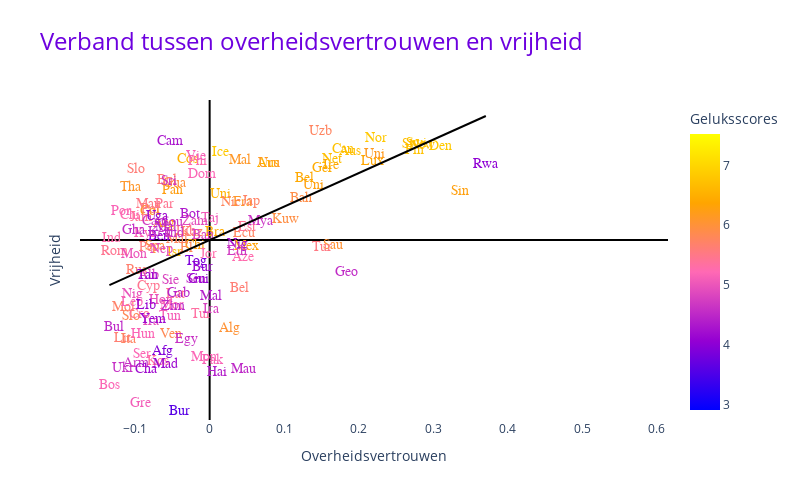

This figure's notebook cell:
### Markdown cell above
<div style="text-align:center; font-size:30px; font-family:'Comic Sans MS'; font-weight:bold; margin:50px 0;">
<span style="color:#FFB4EE">S</span><span style="color:#FF6B00">t</span><span style="color:#FFA433">e</span><span style="color:#FFD525">l</span><span style="color:#B3BD3B">l</span><span style="color:#A0CAC9">i</span><span style="color:#FFB4EE">n</span><span style="color:#FF6B00">g</span><span style="color:#FFA433">:</span>
</div>



<div style="font-family:'Comic Sans MS'; text-align:center; font-size:20px; color: black; margin:10px 0;">
"Vrijheid die een overheid kan bieden aan haar volk, heeft een positieve invloed op de gelukzaligheid van haar burgers."
</div>

<div style="text-align:center; font-size:30px; font-family:'Comic Sans MS'; font-weight:bold; margin:50px 0;">
<span style="color:#FFB4EE">i</span><span style="color:#FF6B00">n</span><span style="color:#FFA433">t</span><span style="color:#FFD525">r</span><span style="color:#B3BD3B">o</span><span style="color:#A0CAC9">d</span><span style="color:#FFB4EE">u</span><span style="color:#FF6B00">c</span><span style="color:#FFA433">t</span><span style="color:#FFD525">i</span><span style="color:#B3BD3B">e</span>
</div>

<div style="font-family:'Comic Sans MS'; text-align:center; font-size:15px; color: black; margin:10px 0;">
We onderzoeken de impact van vrijheid die door de overheid aan haar bevolking wordt gegeven en de relatie met de gelukzaligheid van de bevolking. We zullen drie belangrijke argumenten belichten die aantonen waarom vrijheid een positieve invloed kan hebben op het geluk van mensen. Ten eerste zien we dat in vrije landen vaak een groter vertrouwen in de overheid heerst, wat op zijn beurt bijdraagt aan het gevoel van geluk. Daarnaast gaat vrijheid vaak gepaard met een hoger welvaartsniveau, waardoor mensen in staat zijn hun behoeften te vervullen en een betere levensstandaard te bereiken. Tot slot stellen vrije landen mensen vaak in staat om minder beperkingen te ervaren bij het zien van hun familie, wat een belangrijk aspect is van persoonlijk welzijn en geluk. Laten we nu dieper ingaan op deze argumenten en de positieve effecten van vrijheid op de gelukzaligheid van de bevolking verkennen.
    </div>
    
  
<div style="text-align:center; font-size:30px; font-family:'Comic Sans MS'; font-weight:bold; margin:50px 0;">
<span style="color:#FFB4EE">O</span><span style="color:#FF6B00">v</span><span style="color:#FFA433">e</span><span style="color:#FFD525">r</span><span style="color:#B3BD3B">h</span><span style="color:#A0CAC9">e</span><span style="color:#FFB4EE">i</span><span style="color:#FF6B00">d</span><span style="color:#FFA433">s</span><span style="color:#FFD525">v</span><span style="color:#B3BD3B">e</span><span style="color:#A0CAC9">r</span><span style="color:#FFB4EE">t</span><span style="color:#FF6B00">r</span><span style="color:#FFA433">o</span><span style="color:#FFD525">u</span><span style="color:#B3BD3B">w</span><span style="color:#A0CAC9">e</span><span style="color:#FFB4EE">n</span>
</div> 
  
  
    
<div style="font-family:'Comic Sans MS'; text-align:center; font-size:15px; color: black; margin:10px 0;">  
De grafiek presenteert een boeiende bevinding met betrekking tot de correlatie tussen vrijheid en het vertrouwen van de bevolking in de overheid. We zien duidelijk een positieve correlatie tussen deze twee factoren. Met andere woorden, naarmate het niveau van vrijheid in een land toeneemt, stijgt ook het vertrouwen van de bevolking in de overheid. Deze positieve correlatie heeft interessante implicaties voor de geluksscores van de bevolking. Naarmate zowel de vrijheid als het vertrouwen in de overheid toenemen, zien we een opvallende trend van hogere geluksscores. Dit suggereert dat het bieden van meer vrijheid aan de bevolking in combinatie met een sterk vertrouwen in de overheid een gunstig effect kan hebben op de algehele gelukzaligheid van mensen (Grafiek 2).
</div>

### Code cell
# Lees het CSV-bestand met gegevens over landen
df = pd.read_csv("merged_df_happy_2019.csv")

# Bereken de gemiddelde geluksscore, het gemiddelde overheidsvertrouwen en de gemiddelde vrijheid
mean_happiness = df['happiness_score'].mean()
mean_trust = df['government_trust'].mean()
mean_freedom = df['freedom'].mean()

# Centreer de gegevens rond het nulpunt
df['happiness_score_centered'] = df['happiness_score'] - mean_happiness
df['government_trust_centered'] = df['government_trust'] - mean_trust
df['freedom_centered'] = df['freedom'] - mean_freedom
# Create a custom colormap that goes from blue to purple to pink to orange to yellow
cmap = LinearSegmentedColormap.from_list('BluePurplePinkOrangeYellow', ['#0000ff', '#9400d3', '#ff69b4', '#ffa500', '#ffff00'])
norm = plt.Normalize(vmin=df['happiness_score'].min() - 1, vmax=df['happiness_score'].max() + 1)
df['happiness_color'] = df['happiness_score'].apply(lambda x: cmap(norm(x)))

# Convert the RGBA values to a valid CSS color string
df['happiness_color'] = df['happiness_color'].apply(lambda x: mcolors.to_hex(x))

# Create a figure with a custom size and one subplot
fig = make_subplots(rows=1, cols=1)

# Plot the data as text instead of points with a larger text size and custom font
for i, row in df.iterrows():
    fig.add_trace(go.Scatter(
        x=[row['government_trust_centered']],
        y=[row['freedom_centered']],
        mode='text',
        text=[row['Country'][:3]],
        hovertext=[row['Country']],
        textposition='bottom center',
        textfont=dict(
            size=14,
            color=row['happiness_color'],
            family='Arial Black'
        ),
        hovertemplate='<b>%{hovertext}</b>',
        hoverlabel=dict(
            bgcolor='white',
            font=dict(
                size=16,
                color=row['happiness_color']
            )
        )
    ))

# Calculate the linear regression and add a correlation line
slope, intercept, r_value, p_value, std_err = linregress(df['government_trust_centered'], df['freedom_centered'])
x_range = [df['government_trust_centered'].min(), df['government_trust_centered'].max()]
y_range = [slope * x + intercept for x in x_range]
fig.add_trace(go.Scatter(
    x=x_range,
    y=y_range,
    mode='lines',
    line=dict(
        color='black',
        width=2
    ),
    showlegend=False
))

# Configure the layout of the plot
fig.update_layout(
    title='Verband tussen overheidsvertrouwen en vrijheid',
    title_font=dict(
        size=24,
        color='#6d00df'
    ),
    showlegend=False,
    xaxis=dict(
        title='Overheidsvertrouwen',
        zeroline=True,
        zerolinecolor='black',
        showline=False,
        showgrid=False,
        linecolor='black',
        mirror=True,
        showticklabels=True
    ),
    yaxis=dict(
        title='Vrijheid',
        zeroline=True,
        zerolinecolor='black',
        showline=False,
        showgrid=False,
        linecolor='black',
        mirror=True,
        showticklabels=False
    ),
    plot_bgcolor='white',
    paper_bgcolor='white',
    width=800,
    height=500
)

# Create a colorbar that matches the colors used in the plot
fig.add_trace(go.Scatter(
    x=[df['government_trust_centered'].max() + 0.2],
    y=[df['freedom_centered'].max()],
    mode='markers',
    marker=dict(
        colorscale=[(0.0, '#0000ff'), (0.25, '#9400d3'), (0.5, '#ff69b4'), (0.75, '#ffa500'), (1.0, '#ffff00')],
        colorbar=dict(
            title='Geluksscores'
        ),
        cmin=df['happiness_score'].min(),
        cmax=df['happiness_score'].max(),
        showscale=True,
        opacity=0
    ),
    showlegend=False
))

# Show the interactive plot
fig.show()
{
    "tags": [
        "hide-input",
    ]
}
